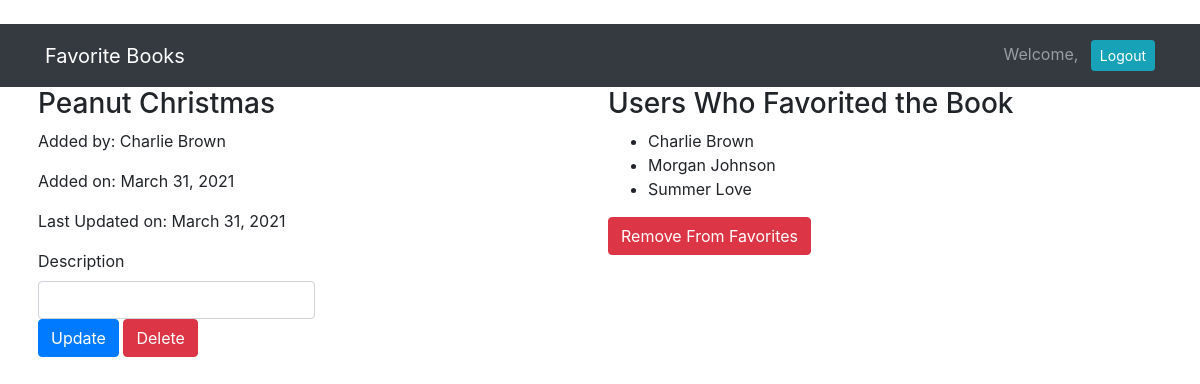
Screenshot of /books/1 (signed in) with the database file from the repository.
### book_app/models.py (models this page shows)
class Book(models.Model):
    title = models.CharField(max_length=255)
    description = models.CharField(max_length=255)
    creator = models.ForeignKey(User, related_name="has_created_books", on_delete=models.CASCADE)
    favorited_by = models.ManyToManyField(User, related_name="favorited_books")
    created_at = models.DateField(auto_now_add=True)
    updated_at = models.DateField(auto_now=True)
    objects = BookManager()

class User(models.Model):
    first_name = models.CharField(max_length=255)
    last_name = models.CharField(max_length=255)
    email = models.EmailField(max_length=255)
    password = models.CharField(max_length=255)
    created_at = models.DateField(auto_now_add=True)
    updated_at = models.DateField(auto_now=True)
    objects = UserManager()

### book_app/views.py (the view)
# urls.py: path("books/<int:book_id>", views.show_one),
def show_one(request, book_id):
    context = {
        'book': Book.objects.get(id=book_id),
        'current_user': User.objects.get(id=request.session['user_id'])
    }
    return render(request, "show_one.html", context)

### book_app/templates/show_one.html (shortened to what this page needs)
<!DOCTYPE html>
<html lang="en">
<head>
    {% load static %}
    <link rel="stylesheet" href="{% static 'css/style.css' %}">
    <link rel="stylesheet" href="https://stackpath.bootstrapcdn.com/bootstrap/4.3.1/css/bootstrap.min.css"
>
</head>
<body>
    <nav class="navbar navbar-expand-lg navbar-dark bg-dark">
        <div class="container">
            <a class="navbar-brand" href="/books">Favorite Books</a>
            <div class="collapse navbar-collapse" id="navbarText">
                <span class="navbar-text">
                    Welcome, {{request.session.greeting}} <a href="/logout" role="button" class="btn btn-sm btn-info ml-2 text-white">Logout</a>
                </span>
            </div>
        </div>
    </nav>
    <div class="container">
        <div class="row">
            <div class="col-6 px-2">
                <h3>{{book.title}}</h3>
                <p>Added by: {{book.creator.first_name}} {{book.creator.last_name}}</p>
                <p>Added on: {{book.created_at}}</p>
                <p>Last Updated on: {{book.updated_at}}</p>
                {% if book.creator.id != request.session.user_id %}
                <p>Description: {{book.description}}</p>
                {% else %}
                <form action="/books/{{book.id}}/update" method="post">
                    <label for="description">Description</label>
                    <input name="description" class="form-control w-50" placeholder="{{book.description}}">
                    <button type="submit" class="btn btn-primary">Update</button>
                    <a href="/books/{{book.id}}/delete" role="button" class="btn btn-danger">Delete</a>
                </form>
                {% endif %}
            </div>
            <div class="col-6 px-2">
                <h3>Users Who Favorited the Book</h3>
                <ul>
                    {% for fav in book.favorited_by.all %}
                    <li>{{fav.first_name}} {{fav.last_name}}</li>
                    {% endfor %}
                </ul>
                {% if current_user in book.favorited_by.all %}
                <a href="/unfavorite/{{book.id}}" role="button" class="btn btn-danger">Remove From Favorites</a>
                {% else %}
                <a href="/favorite/{{book.id}}" role="button" class="btn btn-warning">Add to Favorites</a>
                {% endif %}
            </div>
        </div>
    </div>
</body>
</html>

### rows the page displays
Book: title "Peanut Christmas", creator.first_name "Charlie", creator.last_name "Brown", created_at "March 31, 2021", updated_at "March 31, 2021"
User: first_name "Charlie", last_name "Brown"
User: first_name "Morgan", last_name "Johnson"
User: first_name "Summer", last_name "Love"
